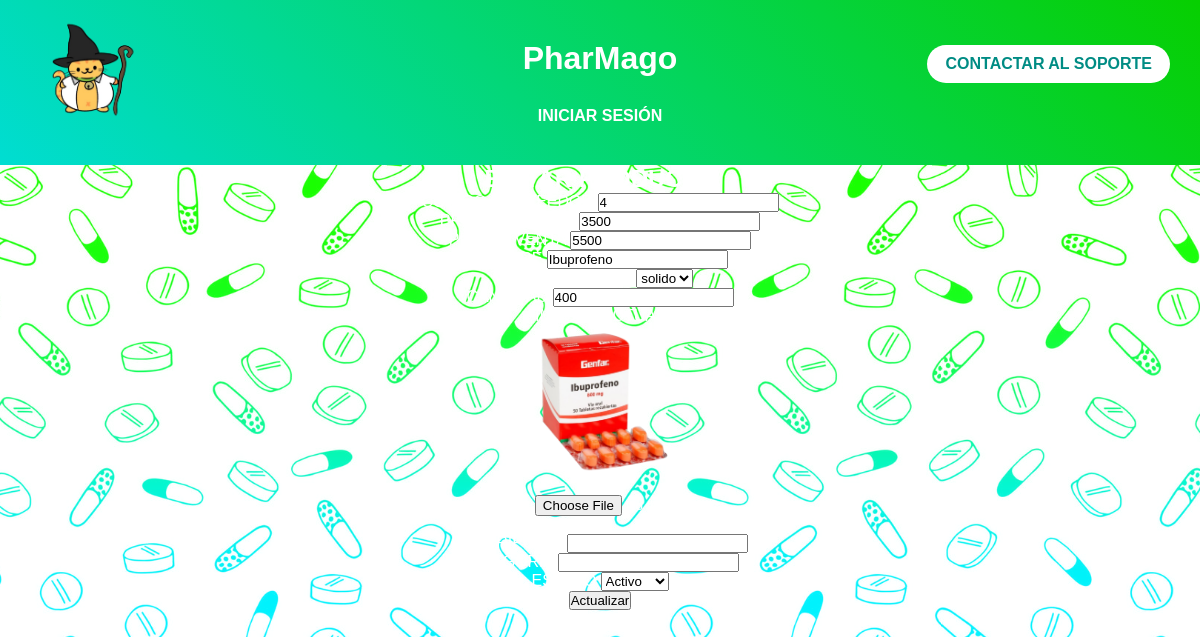
The app's page /admin/productos/productos_actualizar.php?id=20 (signed in), older data.
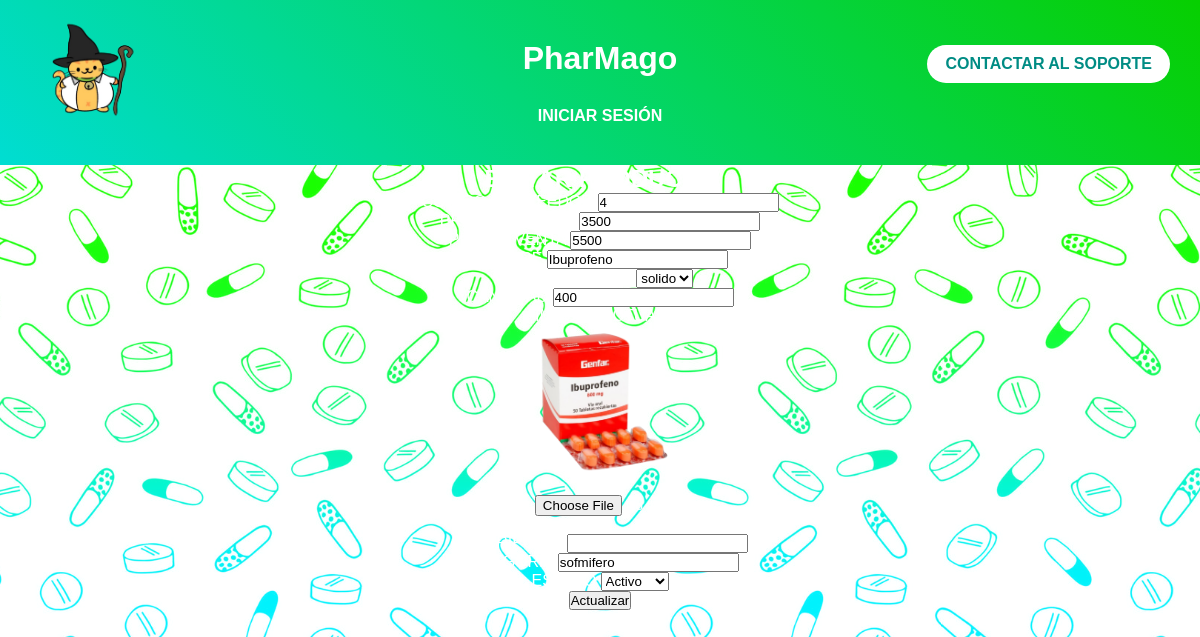
The same page, newer data.
### tables this page shows
CREATE TABLE `productos` (
  `cod_productos` int(11) NOT NULL,
  `cod_proveedor` int(11) NOT NULL,
  `precio_compra` varchar(50) NOT NULL,
  `precio_venta` varchar(50) NOT NULL,
  `nombre` varchar(50) DEFAULT NULL,
  `presentacion` enum('solido','liquido','semi-liquido','gaseoso') NOT NULL,
  `cantidad` varchar(50) NOT NULL,
  `imagen` varchar(50) NOT NULL,
  `descripcion` text DEFAULT NULL,
  `categoria` varchar(80) DEFAULT NULL,
  `estado` enum('desactivado','activo') NOT NULL
);

### admin/productos/productos_actualizar.php (the view, shortened to what this page needs)
<?php
include("../../conexion.php");
     $id=$_GET["id"];
$presentacion = $conn->query(
    "SELECT DISTINCT presentacion
     FROM productos
     ORDER BY presentacion"
);
    $stmt=$conn->prepare("select * from productos where cod_productos=?");
    $stmt->bind_param("i",$id);
    $stmt->execute();
    $user=$stmt->get_result()->fetch_assoc();
?>
    <!DOCTYPE html>
    <html lang="en">
    <head>
         <link rel="stylesheet" href="../css/general.css">
    </head>
    <header>
        <div class="contenedor">
            <img src="../imagenes/logo.png" alt="Logo PharMago">
        </div>
        <div class="contenedor1">
            <a href="soporte.php" class="button">
                CONTACTAR AL SOPORTE
            </a>
        </div>
        <h1>PharMago</h1>
        <nav>
            <a href="../iniciarsesion.php">INICIAR SESIÓN</a>
        </nav>
    </header>
    <body>
        <div class="container">
    <h2>EDITAR PRODUCTO</h2>
<form method="POST" action="">
    <label>CÓDIGO PROVEEDOR</label>
    <input type="number" name="cod_proveedor" value="<?php echo $user['cod_proveedor']; ?>"><br>
    <label>PRECIO COMPRA</label>
    <input type="number" step="0.01" name="precio_compra" value="<?php echo $user['precio_compra']; ?>"><br>
    <label>PRECIO VENTA</label>
    <input type="number" step="0.01" name="precio_venta" value="<?php echo $user['precio_venta']; ?>"><br>
    <label>NOMBRE</label>
    <input type="text" name="nombre" value="<?php echo $user['nombre']; ?>"><br>
   <label>PRESENTACION</label>
<select name="presentacion">
    <?php while($cat = $presentacion->fetch_assoc()) { ?>
        <option
            value="<?php echo $cat['presentacion']; ?>"
            <?php
                if($user['presentacion'] == $cat['presentacion'])
                echo "selected";
            ?>>
            <?php echo $cat['presentacion'];?>
        </option>
    <?php } ?>
</select>
<br>
    <label>CANTIDAD</label>
    <input type="number" name="cantidad" value="<?php echo $user['cantidad']; ?>"><br>
    <label>IMAGEN ACTUAL</label><br>
             <img src="../../imagenes/<?php echo trim($user['imagen']);?>" width="150">
<br><br>
<label>Cambiar Imagen</label>
<input
    type="file"
    name="imagen">
<br>
    <br>
    <label>DESCRIPCION</label>
    <input type="text" name="descripcion" value="<?php echo $user['descripcion']; ?>"><br>
    <label>CATEGORIA</label>
    <input type="text" name="categoria" value="<?php echo $user['categoria']; ?>"><br>
    <label>ESTADO</label>
    <select name="estado">
        <option value="activo" <?php if($user['estado']=="activo") echo "selected"; ?>>Activo</option>
    </select><br>
    <button name="actualizar">Actualizar</button>
</form>
</div>
    </body>
    </html>

Row changes from the older to the newer data that the page shows:
changed productos "Ibuprofeno": categoria (not shown) → "sofmifero"
